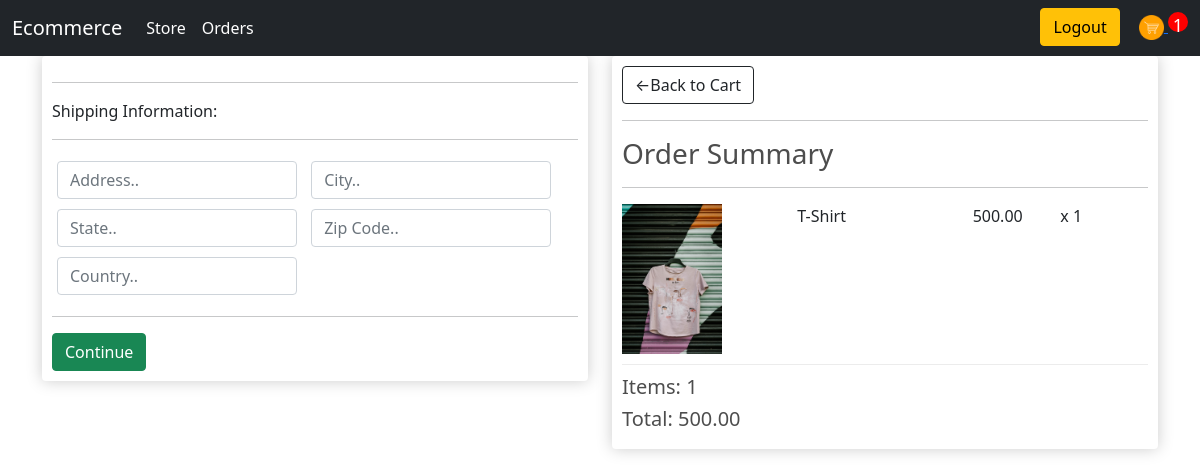
Screenshot of /checkout/ (signed in) with the database file from the repository.
### store/models.py (models this page shows, shortened)
class OrderItem(models.Model):
    product = models.ForeignKey(Product,on_delete=models.SET_NULL, null=True)
    order = models.ForeignKey(Order,on_delete=models.SET_NULL,null=True)
    quantity = models.IntegerField(default=0, null=True,blank=True)
    date_added = models.DateTimeField(auto_now_add=True)
    @property
    def get_total(self):
        total = self.product.price * self.quantity
        return total

class Product(models.Model):
    name = models.CharField(max_length=200, null=True)
    price = models.DecimalField(max_digits=7,decimal_places=2)
    digital = models.BooleanField(default=False,null=True,blank=False)
    image = models.ImageField(null=True,blank=True)
    @property
    def imageURL(self):
        try:
            url = self.image.url
        except:
            url = ''
        return url

class Order(models.Model):
    customer = models.ForeignKey(Customer,on_delete=models.SET_NULL, null=True,blank=True)
    date_ordered = models.DateTimeField(auto_now_add=True)
    complete = models.BooleanField(default=False,null=True, blank=False)
    transaction_id = models.CharField(max_length=100, null = True)
    @property
    def shipping(self):
        shipping = False
        orderitems = self.orderitem_set.all()
        for item in orderitems:
            if item.product.digital == False:
                shipping = True
        return shipping
    @property
    def get_cart_total(self):
        orderitems = self.orderitem_set.all()
        total = sum([item.get_total for item in orderitems])
        return total
    @property
    def get_cart_items(self):
        orderitems = self.orderitem_set.all()
        total = sum([item.quantity for item in orderitems])
        return total

### store/views.py (the view)
# urls.py: path('checkout/',views.checkout,name='checkout'),
def checkout(request):
    if request.user.is_authenticated:
        customer = request.user.customer
        order, created = Order.objects.get_or_create(
            customer=customer, complete=False)
        items = order.orderitem_set.all()
        cartItems = order.get_cart_items
    else:
        cookieData = cookieCart(request)
        items = cookieData['items']
        order = cookieData['order']
        cartItems = cookieData['cartItems']
    context = {'items': items, 'order': order, 'cartItems': cartItems}
    return render(request, 'store/checkout.html', context)

### store/templates/store/checkout.html (shortened to what this page needs)
{%extends 'store/main.html'%} {%load static%} {%block content%}
<div class="row">
  <div class="col-lg-6" >
    <div class="box-element" id="form-wrapper">
      <form id="form">
        <div id="shipping-info">
          <hr />
          <p>Shipping Information:</p>
          <hr />
          <div class="form-field">
            <input
              class="form-control"
              type="text"
              name="address"
              placeholder="Address.."
            />
          </div>
          <div class="form-field">
            <input
              type="text"
              class="form-control"
              name="city"
              placeholder="City.."
            />
          </div>
          <div class="form-field">
            <input
              type="text"
              class="form-control"
              name="state"
              placeholder="State.."
            />
          </div>
          <div class="form-field">
            <input
              type="text"
              class="form-control"
              name="zipcode"
              placeholder="Zip Code.."
            />
          </div>
          <div class="form-field">
            <input
              type="text"
              class="form-control"
              name="country"
              placeholder="Country.."
            />
          </div>
        </div>
        <hr />
        <input
          id="form-button"
          class="btn btn-success btn-block"
          type="submit"
          value="Continue"
        />
      </form>
    </div>
    <br />
  </div>
  <div class="col-lg-6">
    <div class="box-element">
      <a class="btn btn-outline-dark" href="{%url 'cart'%}"
        >&#x2190;Back to Cart</a
      >
      <hr />
      <h3>Order Summary</h3>
      <hr />
      {%for item in items%}
      <div class="cart-row">
        <div style="flex: 2">
          <img class="row-image" src="{{item.product.imageURL}}" alt="" />
        </div>
        <div style="flex: 2"><p>{{item.product.name}}</p></div>
        <div style="flex: 1"><p>{{item.product.price|floatformat:2}}</p></div>
        <div style="flex: 1"><p>x {{item.quantity}}</p></div>
      </div>
      {%endfor%}
      <h5>Items: {{order.get_cart_items}}</h5>
      <h5>Total: {{order.get_cart_total}}</h5>
    </div>
  </div>
</div>
{%endblock%}

### static/css/main.css (style rules this page uses)
body { background-color: hsl(0, 0%, 98%); }
h1,h2,h3,h4,h5,h6 { color:hsl(0, 0%, 30%); }
.box-element { box-shadow:hsl(0, 0%, 80%) 0 0 16px; background-color: #fff; border-radius: 4px; padding: 10px; }
.col-lg-4, .col-lg-6, .col-lg-8, .col-lg-12 { margin-top: 10px; }
.row-image { width: 100px; }
.form-field { width:250px; display: inline-block; padding: 5px; }
.cart-row { display: flex; align-items: flex-stretch; padding-bottom: 10px; margin-bottom: 10px; border-bottom: 1px solid #ececec; }

### rows the page displays
OrderItem: product.imageURL (picture), product.name "T-Shirt", product.price "500.00", quantity "1"
Order: get_cart_items "1", get_cart_total "500.00"

### other values shown
{{ cartItems }} "1"
